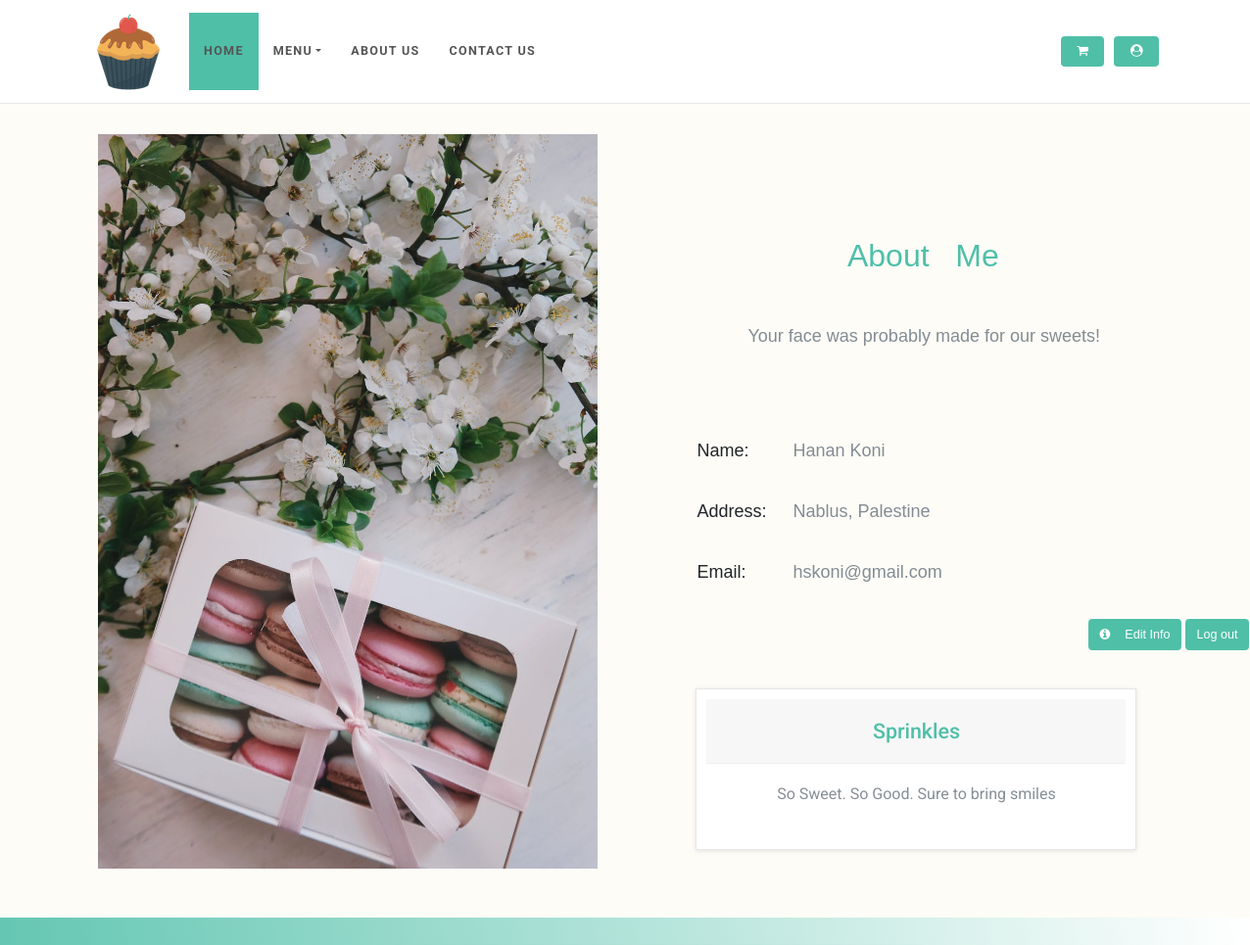
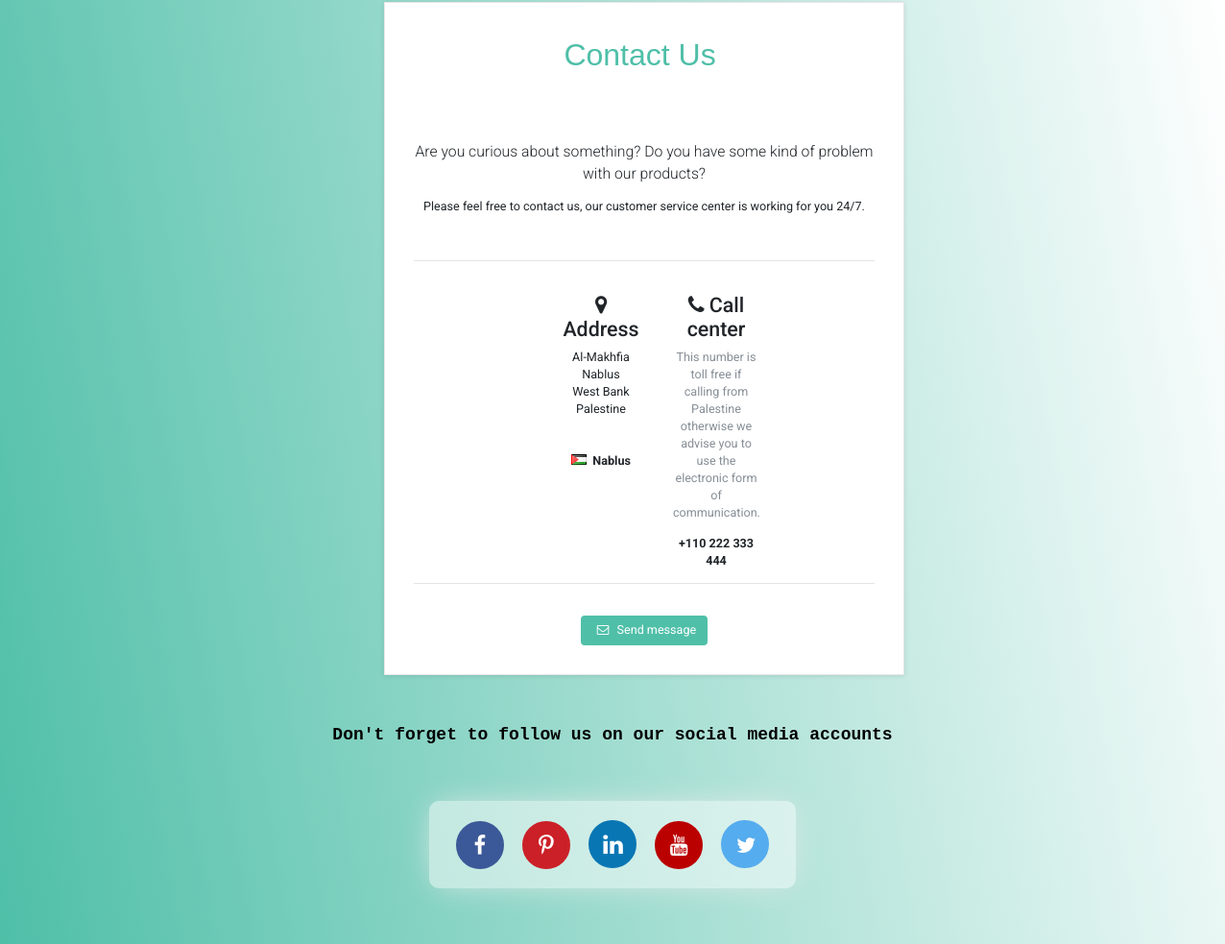
The app's page /Main/Acc.php (signed in) with its own data (2 pictures, top to bottom).
### tables this page shows
CREATE TABLE `customer` (
  `Cid` int(10) NOT NULL,
  `Fname` varchar(20) NOT NULL,
  `Lname` varchar(20) NOT NULL,
  `password` varchar(50) NOT NULL,
  `email` varchar(30) NOT NULL,
  `address` varchar(30) NOT NULL
);

### Main/Acc.php (the view, shortened to what this page needs)
<?php
if($_SESSION['isLoggedIn'] == 0 ){
    header("Location: logIn.php");
}
else
    {
$email = $_COOKIE['email'];
$conn = mysqli_connect("localhost","root","","sprinkles");
if (mysqli_connect_error())
{
    echo "Can't connect to database" ;
    die();
}
else
{
    $strQry ="SELECT * FROM `customer` WHERE `email`= '$email'";
    $res= $conn->query($strQry);
    $row = mysqli_fetch_assoc($res);
}
if(isset($_POST['action']))
{
    $namef=$_POST['fname'];
    $namel=$_POST['lname'];
    $pass=$_POST['Pass'];
    $addr=$_POST['addr'];
    $str ="UPDATE customer SET Fname = '$namef', Lname= '$namel',password='$pass' , address= '$addr' WHERE email = '$email' ";
    $res= $conn->query($str);
}}
?>
<!DOCTYPE html>
<html lang="en">
<head>
    <link rel="stylesheet" href="https://cdnjs.cloudflare.com/ajax/libs/semantic-ui/2.4.1/semantic.min.css">
    <link rel="stylesheet" href="https://cdnjs.cloudflare.com/ajax/libs/font-awesome/4.7.0/css/font-awesome.min.css">
    <link rel="stylesheet" href="styles sheets/disc.css">
    <link rel="stylesheet"  href="index.css">
    <link rel="stylesheet" href="https://cdnjs.cloudflare.com/ajax/libs/semantic-ui/2.2.13/semantic.min.css">
    <link rel="stylesheet" href="vendor/bootstrap/css/bootstrap.min.css">
    <link rel="stylesheet" href="https://cdnjs.cloudflare.com/ajax/libs/font-awesome/4.7.0/css/font-awesome.min.css">
    <link rel="stylesheet" href="vendor/font-awesome/css/font-awesome.min.css">
    <link rel="stylesheet" type="text/css" href="index.css">
    <link rel="stylesheet" href="styles%20sheets/style.default.css" id="theme-stylesheet">
</head>
<body style="background-color: #FDFCF7;">
<header class="header mb-5">
    <nav class="navbar navbar-expand-lg">
        <div class="container">
            <a onclick="window.location.href='index.php'" class="navbar-brand home">
                <img src="images/cupcake-icon-small.png" alt="logo" class="d-none d-md-inline-block" >
            </a>
            <div id="navigation" class="collapse navbar-collapse">
                <ul class="navbar-nav mr-auto">
                    <li class="nav-item">
                        <a onclick="window.location.href='index.php'" class="nav-link active">Home</a>
                    </li>
                    <li class="nav-item dropdown menu-large">
                        <a href="#" data-toggle="dropdown" data-hover="dropdown" data-delay="200" class="dropdown-toggle nav-link">Menu<b class="caret"></b></a>
                    </li>
                    <li class="nav-item dropdown menu-large">
                        <a href="#aboutUs" data-delay="200" class="nav-link">About Us<b class="caret"></b></a>
                    </li>
                    <li class="nav-item dropdown menu-large">
                        <a href="#contact" data-delay="200" class="nav-link">Contact Us<b class="caret"></b></a>
                    </li>
                </ul>
                <div class="navbar-buttons d-flex justify-content-end">
                    <div id="basket-overview" class="navbar-collapse collapse d-none d-lg-block">
                        <a href="http://localhost/webProgramming/project/cart.php" class="btn btn-primary navbar-btn">
                            <i class="fa fa-shopping-cart"></i>
                        </a>
                    </div>
                    <div id="profile" class="navbar-collapse collapse d-none d-lg-block">
                        <a onclick="window.location.href ='Acc.php';" class="btn btn-primary navbar-btn">
                            <i class="fa fa-user-circle"></i>
                        </a>
                    </div>
                </div>
            </div>
        </div>
    </nav>
</header>
<div style="padding-bottom: 50px ;padding-top: 50px;   margin: auto;" onload="Acc.php">
    <div class="flex-container" >
        <img src="images/account.jpeg" style="height: 750px; width: 600px; margin-left: 100px; object-fit: cover">
        <div>
            <pre class="menuTit" id="aboutUs" style="margin-top: 100px;">   About   Me   </pre>
            <p class="slogans"> Your face was probably made for our sweets! </p>
            <table >
                <tr>
                    <td>
                        <pre class="names"  style="text-align: left; font-size: large">Name: </pre>
                        <br>
                    </td>
                    <td>
                        <pre class="names" style="text-align: left; color: #838c93; font-size: large"><?php echo $row['Fname'].' '.$row['Lname']?></pre>
                        <br>
                    </td>
                </tr>
                <tr>
                    <td>
                        <pre class="names" style="text-align: left; font-size: large">Address:     </pre>
                        <br>
                    </td>
                    <td>
                        <pre class="names" style="text-align: left;  color: #838c93; font-size: large"><?php echo $row['address']?></pre>
                        <br>
                    </td>
                </tr>
                <tr>
                    <td>
                        <pre class="names" style="text-align: left; font-size: large">Email: </pre>
                        <br>
                    </td>
                    <td>
                        <pre class="names" style="text-align: left;  color: #838c93; font-size: large"><?php echo $row['email']?></pre>
                        <br>
                    </td>
                </tr>
            </table>
            <table style="margin-left: 400px">
                <tr>
                    <td>
                        <button type="button" class="btn btn-primary" style="padding-left: 5px" id="add_button"
                                data-toggle="modal" data-target="#userModal">
                            <i class="fa fa-info-circle" style="padding-right: 10px"></i>Edit Info
                        </button>
                    </td>
                    <td></td>
                    <td>
                        <button type="button" class="btn btn-primary">
                            <a href="log_out.php" style="color: white">Log out</a>
                        </button>
                    </td>
                </tr>
            </table>
            <br><br>
            <div class="col-lg-3" style="padding-left: 100px;">
                <div id="order-summary" class="box" style="width: 450px;">
                    <div class="box-header">
                        <h3 class="mb-0" style="color: #4fbfa8;"> Sprinkles</h3>
                    </div>
                    <p class="text-muted" style="font-size: 16px">So Sweet. So Good. Sure to bring smiles</p>
                </div>
            </div>
        </div>
    </div>
</div>
<div class="social-media-container">
    <div class="col-lg-9" style="padding-left: 400px;">
        <div id="contact" class="box">
            <pre class="menuTit">Contact Us </pre>
            <p class="lead">Are you curious about something? Do you have some kind of problem with our products?</p>
            <p>Please feel free to contact us, our customer service center is working for you 24/7.</p>
            <br>
            <hr>
            <br>
            <div class="row" style="padding-left: 150px;">
                <div class="col-md-4">
                    <h3><i class="fa fa-map-marker"></i>Address</h3>
                    <p>Al-Makhfia<br>Nablus<br>West Bank<br>Palestine<br><br><br><strong><i class="ps flag"></i>Nablus</strong></p>
                </div>
                <div class="col-md-4">
                    <h3><i class="fa fa-phone"></i> Call center</h3>
                    <p class="text-muted">This number is toll free if calling from Palestine otherwise we advise you to use the electronic form of communication.</p>
                    <p><strong>+110 222 333 444</strong></p>
                </div>
            </div>
            <hr>
            <br>
            <div class="col-md-12 text-center">
                <button type="submit" class="btn btn-primary">
                    <a  href = "mailto: Sprinkles.info@gmail.com"?subject=Mail from Our Site style="color: #FFFFFF">
                        <i class="fa fa-envelope-o" style="color: #FFFFFF"></i> Send message
                    </a>
                </button>
            </div>
        </div>
    </div>
    <p class="follow-p">Don't forget to follow us on our social media accounts<br><br></p>
    <div class="social-buttons">
        <a href="http://www.facebook.com" target="blank" class="social-margin">
            <div class="social-icon facebook">
                <i class="fa fa-facebook" aria-hidden="true"></i>
            </div>
        </a>
        <a href="https://pinterest.com/" target="blank" class="social-margin">
            <div class="social-icon pinterest">
                <i class="fa fa-pinterest-p" aria-hidden="true"></i>
            </div>
        </a>
        <a href="http://linkedin.com/" target="blank" class="social-margin">
            <div class="social-icon linkedin">
                <i class="fa fa-linkedin" aria-hidden="true"></i>
            </div>
        </a>
        <a href="http://youtube.com/" target="blank" class="social-margin">
            <div class="social-icon youtube">
                <i class="fa fa-youtube" aria-hidden="true"></i>
            </div>
        </a>
        <a href="http://twitter.com/" target="blank" class="social-margin">
            <div class="social-icon twitter">
                <i class="fa fa-twitter" aria-hidden="true"></i>
            </div>
        </a>
    </div>
    <br><br><br>
</div>
</body>
</html>

### Main/index.css (style rules this page uses)
.menuTit { font-family: 'Trebuchet MS', 'Lucida Sans Unicode', 'Lucida Grande', 'Lucida Sans', Arial, sans-serif; font-size: xx-large; color: #333; color: #4fbfa8; text-align: center; font-variant-caps: titling-caps; height: 100px; }
.names { text-align: center; font-family: 'Trebuchet MS', 'Lucida Sans Unicode', 'Lucida Grande', 'Lucida Sans', Arial, sans-serif; font-size: medium; }
html, body { margin: 0; height: 100%; font-family: 'Montserrat', sans-serif; }
.social-media-container { padding-top: 30px; min-height: 50%; text-align: center; background: -webkit-linear-gradient(-100deg, #ffffff, #4fbfa8); background: -o-linear-gradient(-100deg, #ffffff, #4fbfa8); background: -moz-linear-gradient(-100deg, #ffffff, #4fbfa8); background: linear-gradient(-100deg, #ffffff, #4fbfa8); }
.social-buttons { display: inline-block; background: rgba(256, 256, 256, 0.5); padding: 20px; padding-bottom: 5px; border-radius: 10px; text-align: center; margin: 20px 10px; box-shadow: 0px 0px 32px -7px #ebebeb; margin-top: 15px; }
.follow-p { text-align: center; color: black; font-size: 18px; font-family: 'Courier New', Courier, monospace; font-weight: bold; margin-top: 50px; }
.social-margin { margin-right: 8px; margin-left: 8px; }
a, a:hover, a:focus, a:active { text-decoration: none; }
.social-icon { margin-bottom: 15px; box-sizing: border-box; -moz-border-radius: 138px; -webkit-border-radius: 138px; border-radius: 138px; border: 5px solid; text-align: center; width: 50px; height: 50px; display: inline-block; line-height: 1px; padding-top: 11px; transition: all 0.5s; }
.facebook { font-size: 22px; padding-top: 9px; border-color: #3b5998; background-color: #3b5998; color: #ffffff; }
.twitter { font-size: 22px; padding-top: 10px; padding-left: 2px; border-color: #55acee; background-color: #55acee; color: #ffffff; }
.linkedin { font-size: 24px; padding-top: 8px; padding-left: 1px; background-color: #0976b4; color: #ffffff; border-color: #0976b4; }
.pinterest { font-size: 22px; padding-top: 9px; background-color: #cb2027; color: #ffffff; border-color: #cb2027; }
.youtube { font-size: 22px; padding-top: 9px; padding-left: 0px; background-color: #bb0000; color: #ffffff; border-color: #bb0000; }
.navbar { border-bottom: 1px solid #e6e6e6; background-color: #fff; }
.navbar .navbar-nav>.nav-item>.nav-link { text-transform: uppercase; letter-spacing: 0.1em; font-weight: 700; padding: 30px 15px !important; color: #555; }
.navbar .navbar-nav>.nav-item>.nav-link.active, .navbar .navbar-nav>.nav-item>.nav-link:hover, .navbar .navbar-nav>.nav-item>.nav-link:focus { background: #4fbfa8; }
.navbar #basket-overview { padding: 0; }
.navbar .navbar-btn { color: #fff; margin-right: 10px; }

### Main/Acc.php (style rules this page uses)
header { position: fixed; width: 100%; top: 0; z-index: 2; }
.flex-container { display: flex; -ms-flex-order: inherit; text-align: center; height: 750px; background-color: #FDFCF7;; margin-top: 87px }
table { display: flex; -ms-flex-order: inherit; padding-left: 100px; font-family: 'Trebuchet MS', 'Lucida Sans Unicode', 'Lucida Grande', 'Lucida Sans', Arial, sans-serif; }
p.slogans { font-family: 'Trebuchet MS', 'Lucida Sans Unicode', 'Lucida Grande', 'Lucida Sans', Arial, sans-serif; font-size: large; text-align: center; color: #838c93; padding-bottom: 75px; margin-top: -20px; }

### records on screen
customer: Fname "Hanan", Lname "Koni", address "Nablus, Palestine", email "hskoni@gmail.com"
